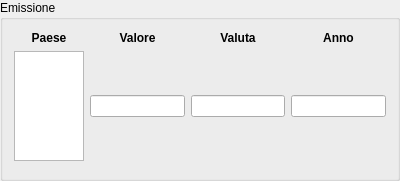
<?xml version="1.0" encoding="UTF-8"?>
<ui version="4.0">
 <class>EmissioneForm</class>
 <widget class="QGroupBox" name="EmissioneForm">
  <property name="geometry">
   <rect>
    <x>0</x>
    <y>0</y>
    <width>400</width>
    <height>181</height>
   </rect>
  </property>
  <property name="windowTitle">
   <string>GroupBox</string>
  </property>
  <property name="title">
   <string>Emissione</string>
  </property>
  <layout class="QGridLayout" name="gridLayout" rowstretch="0,0,1" columnstretch="1,0,0,0">
   <item row="0" column="0">
    <widget class="QLabel" name="label">
     <property name="font">
      <font>
       <weight>75</weight>
       <bold>true</bold>
      </font>
     </property>
     <property name="text">
      <string>Paese</string>
     </property>
     <property name="alignment">
      <set>Qt::AlignCenter</set>
     </property>
    </widget>
   </item>
   <item row="0" column="1">
    <widget class="QLabel" name="label_2">
     <property name="font">
      <font>
       <weight>75</weight>
       <bold>true</bold>
      </font>
     </property>
     <property name="text">
      <string>Valore</string>
     </property>
     <property name="alignment">
      <set>Qt::AlignCenter</set>
     </property>
    </widget>
   </item>
   <item row="0" column="2">
    <widget class="QLabel" name="label_3">
     <property name="font">
      <font>
       <weight>75</weight>
       <bold>true</bold>
      </font>
     </property>
     <property name="text">
      <string>Valuta</string>
     </property>
     <property name="alignment">
      <set>Qt::AlignCenter</set>
     </property>
    </widget>
   </item>
   <item row="0" column="3">
    <widget class="QLabel" name="label_4">
     <property name="font">
      <font>
       <weight>75</weight>
       <bold>true</bold>
      </font>
     </property>
     <property name="text">
      <string>Anno</string>
     </property>
     <property name="alignment">
      <set>Qt::AlignCenter</set>
     </property>
    </widget>
   </item>
   <item row="1" column="1">
    <widget class="QLineEdit" name="valore">
     <property name="alignment">
      <set>Qt::AlignCenter</set>
     </property>
    </widget>
   </item>
   <item row="1" column="2">
    <widget class="QLineEdit" name="valuta">
     <property name="alignment">
      <set>Qt::AlignCenter</set>
     </property>
    </widget>
   </item>
   <item row="1" column="3">
    <widget class="QLineEdit" name="anno">
     <property name="alignment">
      <set>Qt::AlignCenter</set>
     </property>
    </widget>
   </item>
   <item row="2" column="0" colspan="4">
    <widget class="AutoritaForm" name="autorita" native="true"/>
   </item>
   <item row="1" column="0">
    <widget class="PaeseWidget" name="paese"/>
   </item>
  </layout>
 </widget>
 <customwidgets>
  <customwidget>
   <class>AutoritaForm</class>
   <extends>QWidget</extends>
   <header>autoritaform.h</header>
   <container>1</container>
  </customwidget>
  <customwidget>
   <class>PaeseWidget</class>
   <extends>QTextBrowser</extends>
   <header>paesewidget.h</header>
  </customwidget>
 </customwidgets>
 <resources/>
 <connections/>
</ui>
